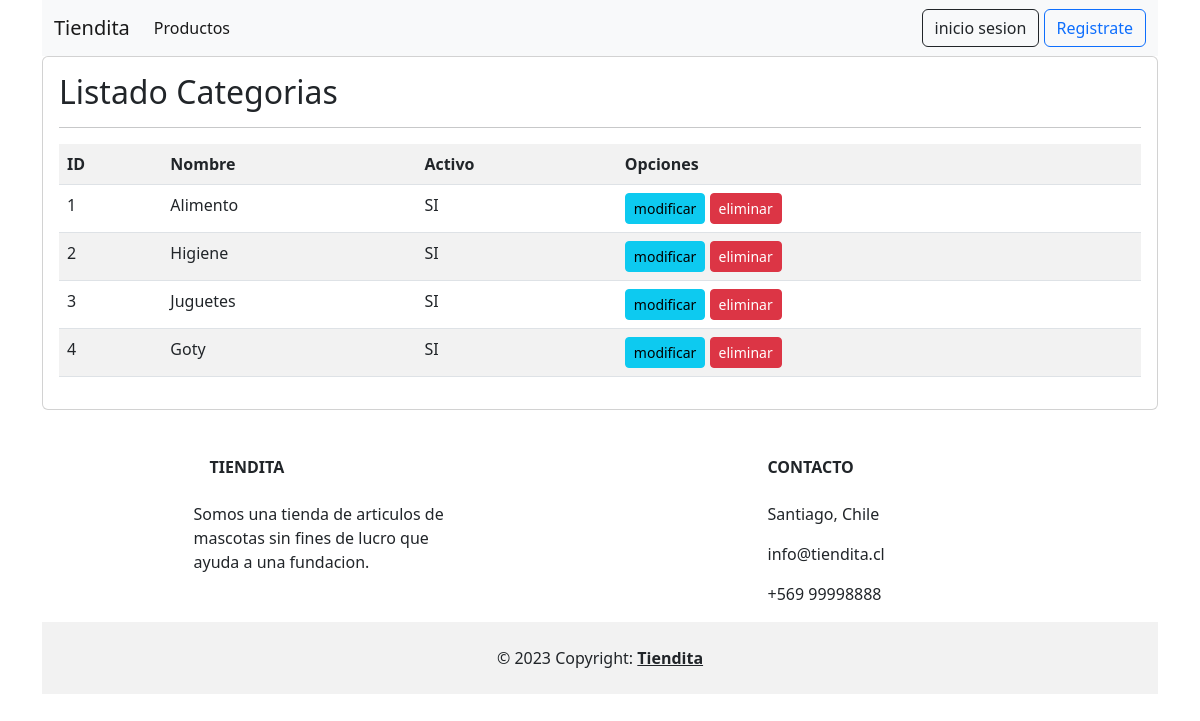
Before: /listar_categorias with the older database file.
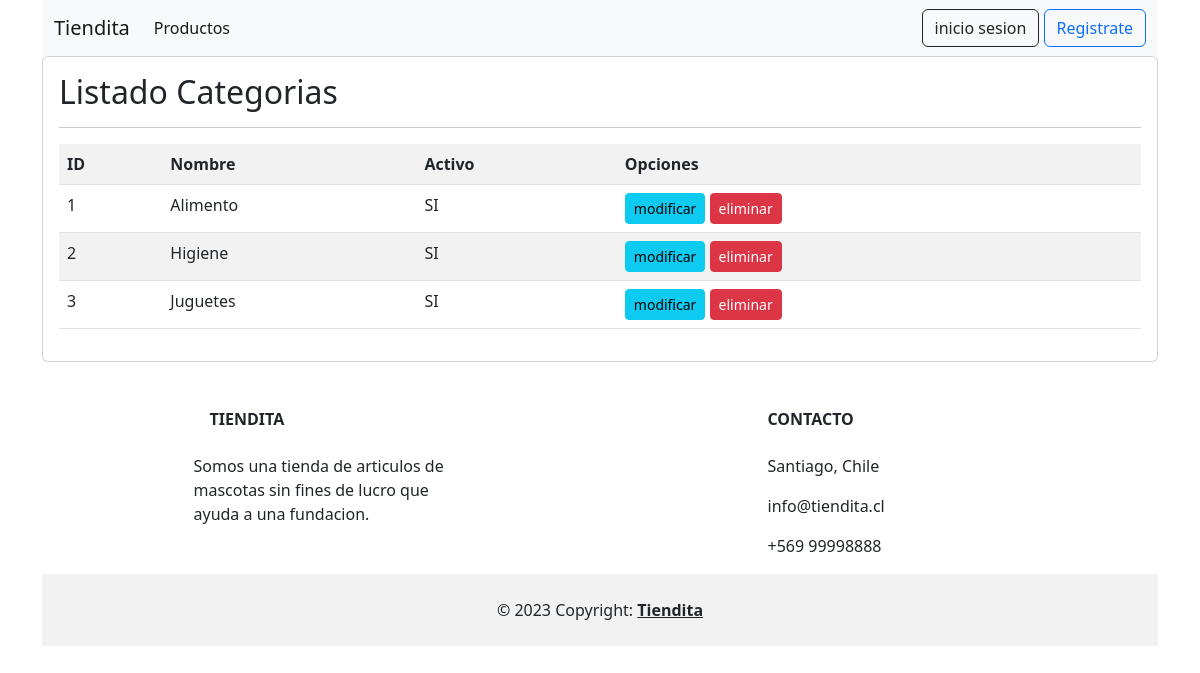
After: the same page with the newer database file.
### tienda/models.py (models this page shows, shortened)
class Categoria(models.Model):
    nombre = models.CharField(max_length=50)
    activo = models.BooleanField(default=True)

### tienda/views.py (the view)
# urls.py: path('listar_categorias', listar_categorias, name="listar_categorias"),
def listar_categorias(request):
    categorias = Categoria.objects.all()
    data = {
            'categorias': categorias
    }
    return render(request, 'administracion/listar_categorias.html', data)

### tienda/templates/administracion/listar_categorias.html
{% extends 'base.html' %}
{% block contenido %}
{% load humanize %}
<div class="card">
    <div class="card-body">
        <h2>Listado Categorias</h2>
        <hr>
        <table class="table table-striped table-hover table-responsive-sm">
            <tr>
                <th>ID</th>
                <th>Nombre</th>
                <th>Activo</th>
                <th>Opciones</th>
            </tr>
            {% for c in categorias %}
            <tr>
                <td>{{ c.id | title }}</td>
                <td>{{ c.nombre | title }}</td>
                <td>{% if c.activo %}
                    SI
                    {% else %}
                    NO
                    {% endif %}
                </td>
                <td>
                    <a href="{% url 'editar_categorias' c.id %}" class="btn btn-info btn-sm">modificar</a>
                    <a href="{% url 'eliminar_categorias' c.id %}" class="btn btn-danger btn-sm">eliminar</a>
                </td>
            </tr>
            {% endfor %}
        </table>
    </div>
</div>
{% endblock %}

Changed rows visible on the page:
removed Categoria: id "4", nombre "Goty", activo "SI"
